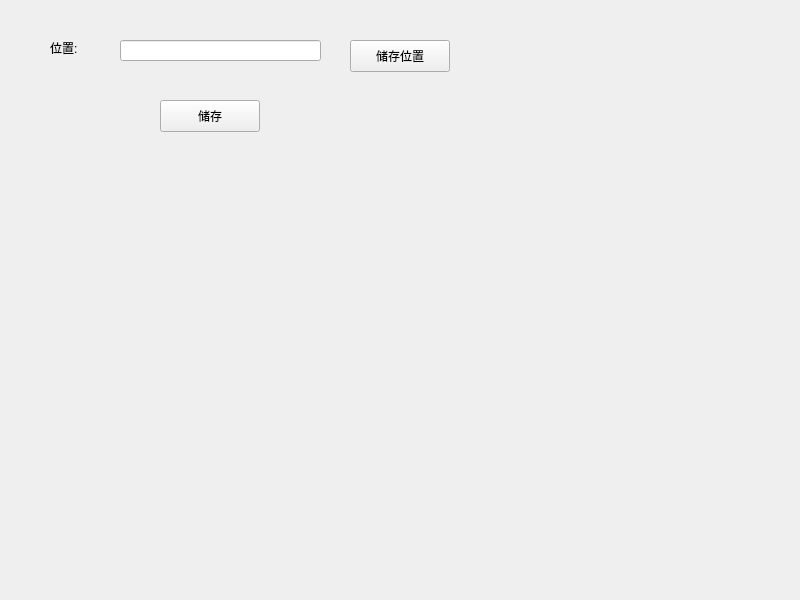
<?xml version="1.0" encoding="UTF-8"?>
<ui version="4.0">
 <class>Widget</class>
 <widget class="QWidget" name="Widget">
  <property name="geometry">
   <rect>
    <x>0</x>
    <y>0</y>
    <width>800</width>
    <height>600</height>
   </rect>
  </property>
  <property name="windowTitle">
   <string>Widget</string>
  </property>
  <widget class="QLabel" name="label">
   <property name="geometry">
    <rect>
     <x>50</x>
     <y>40</y>
     <width>58</width>
     <height>16</height>
    </rect>
   </property>
   <property name="text">
    <string>位置:</string>
   </property>
  </widget>
  <widget class="QLineEdit" name="lineEdit">
   <property name="geometry">
    <rect>
     <x>120</x>
     <y>40</y>
     <width>201</width>
     <height>21</height>
    </rect>
   </property>
  </widget>
  <widget class="QPushButton" name="pushButtonSelect">
   <property name="geometry">
    <rect>
     <x>350</x>
     <y>40</y>
     <width>100</width>
     <height>32</height>
    </rect>
   </property>
   <property name="text">
    <string>储存位置</string>
   </property>
  </widget>
  <widget class="QPushButton" name="pushButtonStore">
   <property name="geometry">
    <rect>
     <x>160</x>
     <y>100</y>
     <width>100</width>
     <height>32</height>
    </rect>
   </property>
   <property name="text">
    <string>储存</string>
   </property>
  </widget>
 </widget>
 <resources/>
 <connections/>
</ui>
